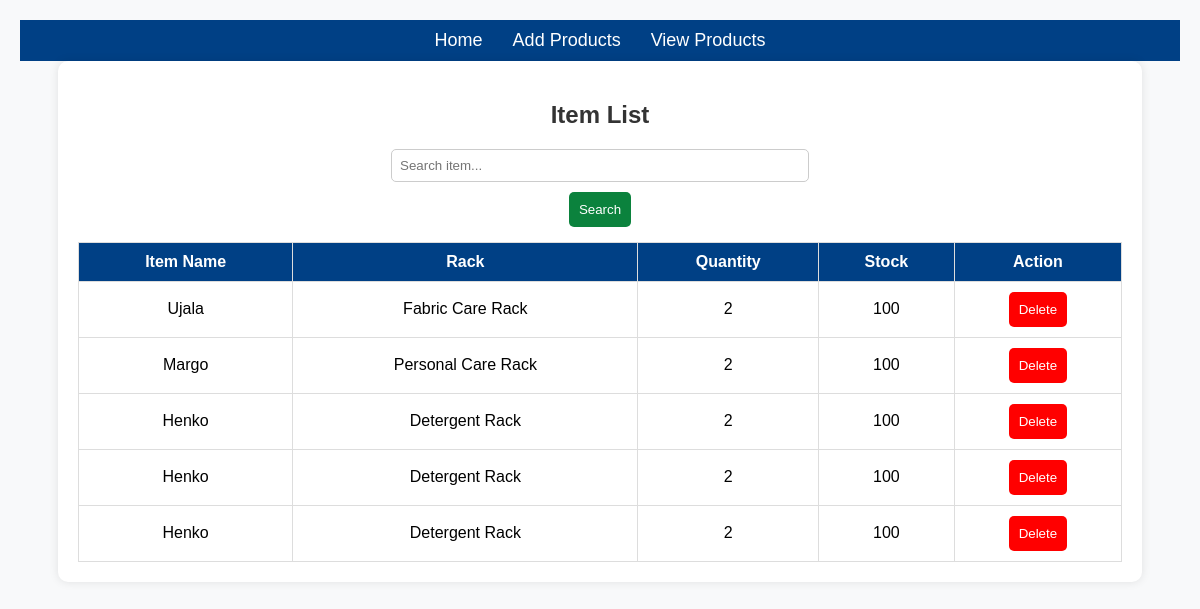
The app's page /item_list/, older data.
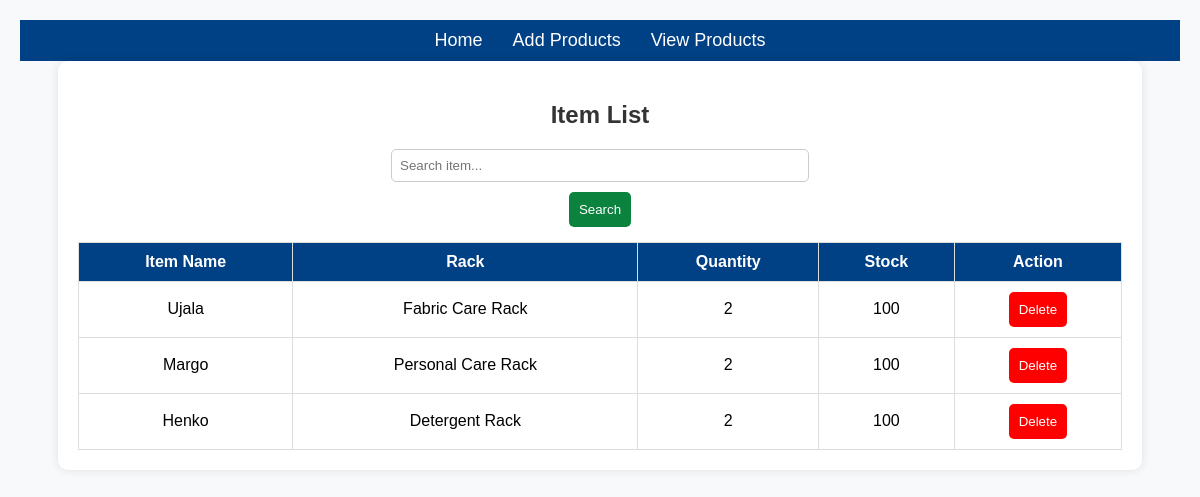
The same page, newer data.
### app/models.py (models this page shows, shortened)
class Item(models.Model):
    name = models.CharField(max_length=100)
    rack = models.ForeignKey(Rack, on_delete=models.CASCADE)
    datetime_added = models.DateTimeField(auto_now_add=True)
    unit = models.CharField(max_length=50)
    quantity = models.PositiveIntegerField()
    stock = models.PositiveIntegerField()

class Rack(models.Model):
    name = models.CharField(max_length=50, unique=True)

### app/views.py (the view)
# urls.py: path('item_list/', ItemListView.as_view(), name='item_list'),
class ItemListView(View):
    def get(self, request):
        items = Item.objects.all()
        return render(request, 'item_list.html', {'items': items})

### templates/item_list.html (shortened to what this page needs)
<!DOCTYPE html>
<html lang="en">
<head>
</head>
<body>
    <nav>
        <ul>
            <li><a href="{% url 'home' %}">Home</a></li>
            <li><a href="{% url 'add_item' %}">Add Products</a></li>
            <li><a href="{% url 'item_list' %}">View Products</a></li>
        </ul>
    </nav>
    <div class="container">
        <h2>Item List</h2>
        <div class="search-container">
            <input type="text" id="searchInput" placeholder="Search item...">
            <button onclick="searchItem()">Search</button>
        </div>
        <table>
            <thead>
                <tr>
                    <th>Item Name</th>
                    <th>Rack</th>
                    <th>Quantity</th>
                    <th>Stock</th>
                    <th>Action</th>
                </tr>
            </thead>
            <tbody id="tableBody">
                {% for item in items %}
                    <tr>
                        <td>{{ item.name }}</td>
                        <td>{{ item.rack.name }}</td>
                        <td>{{ item.quantity }}</td>
                        <td>{{ item.stock }}</td>
                        <td><button class="delete-btn" onclick="deleteItem({{ item.id }})">Delete</button></td>
                    </tr>
                {% endfor %}
            </tbody>
        </table>
    </div>
</body>
</html>

### templates/item_list.html (style rules this page uses)
body { font-family: Arial, sans-serif; margin: 0; padding: 20px; background-color: #f8f9fa; }
nav { background-color: #004085; padding: 10px; text-align: center; }
nav ul { list-style: none; padding: 0; margin: 0; display: flex; justify-content: center; }
nav ul li { margin: 0 15px; }
nav ul li a { color: white; text-decoration: none; font-size: 18px; }
.container { max-width: 90%; margin: auto; background: white; padding: 20px; border-radius: 10px; box-shadow: 0 0 10px rgba(0, 0, 0, 0.1); }
h2 { text-align: center; color: #333; }
.search-container { display: flex; flex-direction: column; align-items: center; gap: 10px; }
input[type="text"] { width: 100%; max-width: 400px; padding: 8px; border: 1px solid #ccc; border-radius: 5px; }
button { padding: 10px; background-color: rgb(11, 130, 61); color: white; border: none; border-radius: 5px; cursor: pointer; }
.delete-btn { background-color: red; }
table { width: 100%; border-collapse: collapse; margin-top: 15px; }
th, td { padding: 10px; border: 1px solid #ddd; text-align: center; }
th { background-color: #004085; color: white; }

Row changes from the older to the newer data that the page shows:
removed Item: name "Henko", rack.name "Detergent Rack", quantity "2", stock "100"
removed Item: name "Henko", rack.name "Detergent Rack", quantity "2", stock "100"
